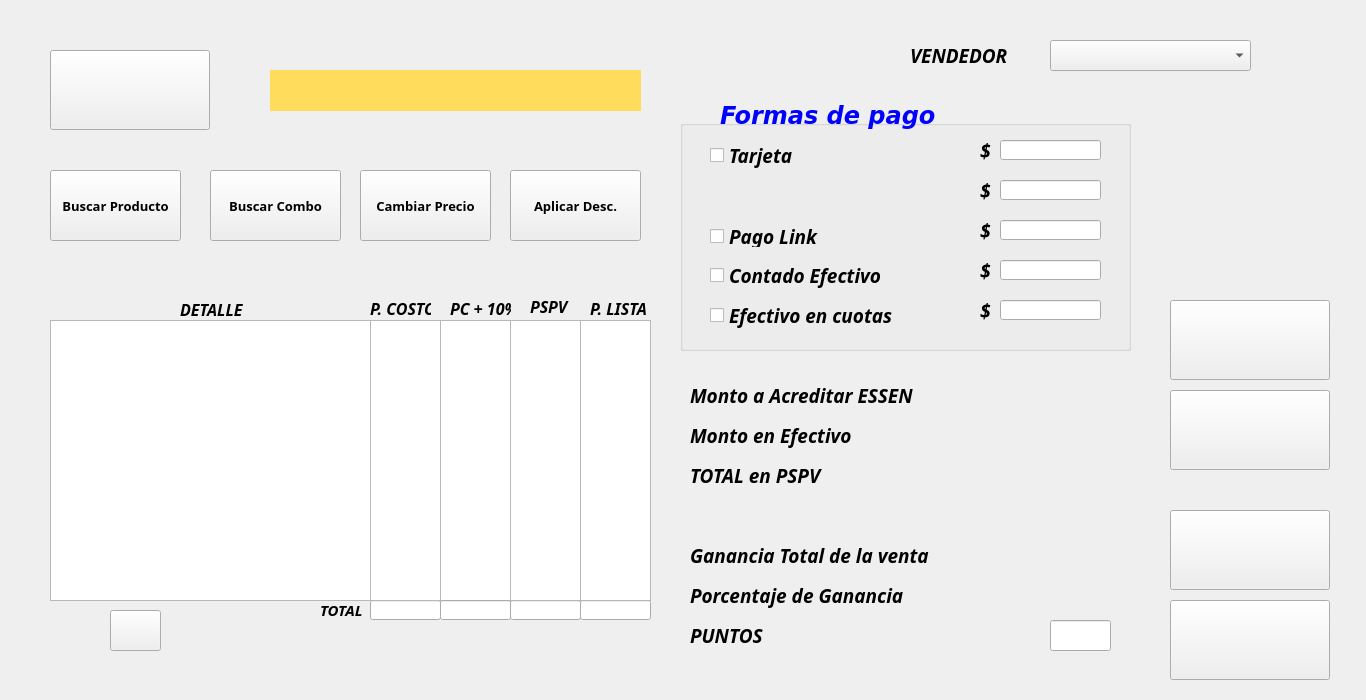
<?xml version="1.0" encoding="UTF-8"?>
<ui version="4.0">
 <class>VentasBD</class>
 <widget class="QDialog" name="VentasBD">
  <property name="geometry">
   <rect>
    <x>0</x>
    <y>0</y>
    <width>1366</width>
    <height>700</height>
   </rect>
  </property>
  <property name="windowTitle">
   <string>Dialog</string>
  </property>
  <widget class="QLabel" name="label_17">
   <property name="geometry">
    <rect>
     <x>980</x>
     <y>370</y>
     <width>141</width>
     <height>31</height>
    </rect>
   </property>
   <property name="font">
    <font>
     <family>Calibri</family>
     <pointsize>12</pointsize>
    </font>
   </property>
   <property name="text">
    <string/>
   </property>
  </widget>
  <widget class="QLabel" name="label">
   <property name="geometry">
    <rect>
     <x>270</x>
     <y>70</y>
     <width>371</width>
     <height>41</height>
    </rect>
   </property>
   <property name="font">
    <font>
     <family>Courier</family>
     <pointsize>16</pointsize>
     <weight>75</weight>
     <italic>true</italic>
     <bold>true</bold>
    </font>
   </property>
   <property name="styleSheet">
    <string notr="true">background-color: rgb(255, 220, 92);</string>
   </property>
   <property name="text">
    <string/>
   </property>
  </widget>
  <widget class="QPushButton" name="push_Bproduc">
   <property name="geometry">
    <rect>
     <x>50</x>
     <y>170</y>
     <width>131</width>
     <height>71</height>
    </rect>
   </property>
   <property name="font">
    <font>
     <family>Arial Black</family>
     <pointsize>10</pointsize>
     <weight>75</weight>
     <bold>true</bold>
    </font>
   </property>
   <property name="text">
    <string>Buscar Producto</string>
   </property>
   <property name="autoDefault">
    <bool>false</bool>
   </property>
  </widget>
  <widget class="QLabel" name="label_15">
   <property name="geometry">
    <rect>
     <x>320</x>
     <y>600</y>
     <width>47</width>
     <height>20</height>
    </rect>
   </property>
   <property name="font">
    <font>
     <family>Candara</family>
     <pointsize>11</pointsize>
     <weight>75</weight>
     <italic>true</italic>
     <bold>true</bold>
    </font>
   </property>
   <property name="text">
    <string>TOTAL</string>
   </property>
  </widget>
  <widget class="QListView" name="listView_2">
   <property name="geometry">
    <rect>
     <x>440</x>
     <y>320</y>
     <width>71</width>
     <height>281</height>
    </rect>
   </property>
   <property name="font">
    <font>
     <family>Calibri</family>
     <pointsize>10</pointsize>
    </font>
   </property>
  </widget>
  <widget class="QLineEdit" name="lineEdit_6">
   <property name="geometry">
    <rect>
     <x>370</x>
     <y>600</y>
     <width>71</width>
     <height>20</height>
    </rect>
   </property>
   <property name="font">
    <font>
     <family>Calibri</family>
     <pointsize>10</pointsize>
     <weight>75</weight>
     <bold>true</bold>
    </font>
   </property>
   <property name="text">
    <string/>
   </property>
   <property name="alignment">
    <set>Qt::AlignCenter</set>
   </property>
  </widget>
  <widget class="QPushButton" name="push_Menu">
   <property name="geometry">
    <rect>
     <x>1170</x>
     <y>600</y>
     <width>160</width>
     <height>80</height>
    </rect>
   </property>
   <property name="font">
    <font>
     <family>Arial Black</family>
     <pointsize>16</pointsize>
     <weight>75</weight>
     <italic>true</italic>
     <bold>true</bold>
    </font>
   </property>
   <property name="text">
    <string/>
   </property>
   <property name="icon">
    <iconset>
     <normalon>MainW/icon/home.png</normalon>
    </iconset>
   </property>
   <property name="iconSize">
    <size>
     <width>60</width>
     <height>60</height>
    </size>
   </property>
   <property name="autoDefault">
    <bool>false</bool>
   </property>
  </widget>
  <widget class="QLineEdit" name="lineEdit_12">
   <property name="geometry">
    <rect>
     <x>1050</x>
     <y>620</y>
     <width>61</width>
     <height>31</height>
    </rect>
   </property>
   <property name="font">
    <font>
     <family>Calibri</family>
     <pointsize>14</pointsize>
     <weight>75</weight>
     <bold>true</bold>
    </font>
   </property>
   <property name="styleSheet">
    <string notr="true"/>
   </property>
   <property name="text">
    <string/>
   </property>
   <property name="alignment">
    <set>Qt::AlignCenter</set>
   </property>
  </widget>
  <widget class="QLabel" name="label_2">
   <property name="geometry">
    <rect>
     <x>910</x>
     <y>40</y>
     <width>121</width>
     <height>31</height>
    </rect>
   </property>
   <property name="font">
    <font>
     <family>Javanese Text</family>
     <pointsize>14</pointsize>
     <weight>75</weight>
     <italic>true</italic>
     <bold>true</bold>
    </font>
   </property>
   <property name="text">
    <string>VENDEDOR</string>
   </property>
  </widget>
  <widget class="QLabel" name="label_12">
   <property name="geometry">
    <rect>
     <x>450</x>
     <y>300</y>
     <width>61</width>
     <height>16</height>
    </rect>
   </property>
   <property name="font">
    <font>
     <family>Candara</family>
     <pointsize>12</pointsize>
     <weight>75</weight>
     <italic>true</italic>
     <bold>true</bold>
    </font>
   </property>
   <property name="text">
    <string>PC + 10%</string>
   </property>
  </widget>
  <widget class="QLabel" name="label_11">
   <property name="geometry">
    <rect>
     <x>370</x>
     <y>300</y>
     <width>61</width>
     <height>16</height>
    </rect>
   </property>
   <property name="font">
    <font>
     <family>Candara</family>
     <pointsize>12</pointsize>
     <weight>75</weight>
     <italic>true</italic>
     <bold>true</bold>
    </font>
   </property>
   <property name="text">
    <string>P. COSTO</string>
   </property>
  </widget>
  <widget class="QLabel" name="label_25">
   <property name="geometry">
    <rect>
     <x>980</x>
     <y>410</y>
     <width>141</width>
     <height>31</height>
    </rect>
   </property>
   <property name="font">
    <font>
     <family>Calibri</family>
     <pointsize>12</pointsize>
    </font>
   </property>
   <property name="text">
    <string/>
   </property>
  </widget>
  <widget class="QComboBox" name="comboBox">
   <property name="geometry">
    <rect>
     <x>1050</x>
     <y>40</y>
     <width>201</width>
     <height>31</height>
    </rect>
   </property>
   <property name="font">
    <font>
     <family>Calibri</family>
     <pointsize>12</pointsize>
    </font>
   </property>
  </widget>
  <widget class="QLineEdit" name="lineEdit_9">
   <property name="geometry">
    <rect>
     <x>580</x>
     <y>600</y>
     <width>71</width>
     <height>20</height>
    </rect>
   </property>
   <property name="font">
    <font>
     <family>Calibri</family>
     <pointsize>10</pointsize>
     <weight>75</weight>
     <bold>true</bold>
    </font>
   </property>
   <property name="text">
    <string/>
   </property>
   <property name="alignment">
    <set>Qt::AlignCenter</set>
   </property>
  </widget>
  <widget class="QPushButton" name="push_Limpiar">
   <property name="geometry">
    <rect>
     <x>1170</x>
     <y>390</y>
     <width>160</width>
     <height>80</height>
    </rect>
   </property>
   <property name="font">
    <font>
     <family>Arial Black</family>
     <pointsize>16</pointsize>
     <weight>75</weight>
     <italic>true</italic>
     <bold>true</bold>
    </font>
   </property>
   <property name="text">
    <string/>
   </property>
   <property name="icon">
    <iconset>
     <normalon>MainW/icon/limpiararchivo2.png</normalon>
    </iconset>
   </property>
   <property name="iconSize">
    <size>
     <width>60</width>
     <height>60</height>
    </size>
   </property>
   <property name="autoDefault">
    <bool>false</bool>
   </property>
  </widget>
  <widget class="QPushButton" name="push_Descuento">
   <property name="geometry">
    <rect>
     <x>510</x>
     <y>170</y>
     <width>131</width>
     <height>71</height>
    </rect>
   </property>
   <property name="font">
    <font>
     <family>Arial Black</family>
     <pointsize>10</pointsize>
     <weight>75</weight>
     <bold>true</bold>
    </font>
   </property>
   <property name="text">
    <string>Aplicar Desc.</string>
   </property>
   <property name="autoDefault">
    <bool>false</bool>
   </property>
  </widget>
  <widget class="QLabel" name="label_27">
   <property name="geometry">
    <rect>
     <x>690</x>
     <y>620</y>
     <width>251</width>
     <height>31</height>
    </rect>
   </property>
   <property name="font">
    <font>
     <family>Javanese Text</family>
     <pointsize>14</pointsize>
     <weight>75</weight>
     <italic>true</italic>
     <bold>true</bold>
    </font>
   </property>
   <property name="text">
    <string>PUNTOS</string>
   </property>
  </widget>
  <widget class="QLabel" name="label_20">
   <property name="geometry">
    <rect>
     <x>980</x>
     <y>580</y>
     <width>141</width>
     <height>31</height>
    </rect>
   </property>
   <property name="font">
    <font>
     <family>Calibri</family>
     <pointsize>12</pointsize>
    </font>
   </property>
   <property name="text">
    <string/>
   </property>
  </widget>
  <widget class="QLabel" name="label_28">
   <property name="geometry">
    <rect>
     <x>980</x>
     <y>460</y>
     <width>141</width>
     <height>31</height>
    </rect>
   </property>
   <property name="font">
    <font>
     <family>Calibri</family>
     <pointsize>12</pointsize>
    </font>
   </property>
   <property name="text">
    <string/>
   </property>
  </widget>
  <widget class="QLabel" name="label_14">
   <property name="geometry">
    <rect>
     <x>590</x>
     <y>300</y>
     <width>61</width>
     <height>16</height>
    </rect>
   </property>
   <property name="font">
    <font>
     <family>Candara</family>
     <pointsize>12</pointsize>
     <weight>75</weight>
     <italic>true</italic>
     <bold>true</bold>
    </font>
   </property>
   <property name="text">
    <string>P. LISTA</string>
   </property>
  </widget>
  <widget class="QPushButton" name="push_Bproduc_2">
   <property name="geometry">
    <rect>
     <x>110</x>
     <y>610</y>
     <width>51</width>
     <height>41</height>
    </rect>
   </property>
   <property name="font">
    <font>
     <family>Arial Black</family>
     <pointsize>10</pointsize>
     <weight>75</weight>
     <bold>true</bold>
    </font>
   </property>
   <property name="text">
    <string/>
   </property>
   <property name="icon">
    <iconset>
     <normaloff>MainW/icon/goma.png</normaloff>MainW/icon/goma.png</iconset>
   </property>
   <property name="iconSize">
    <size>
     <width>40</width>
     <height>40</height>
    </size>
   </property>
   <property name="autoDefault">
    <bool>false</bool>
   </property>
  </widget>
  <widget class="QPushButton" name="push_Cprecio">
   <property name="geometry">
    <rect>
     <x>360</x>
     <y>170</y>
     <width>131</width>
     <height>71</height>
    </rect>
   </property>
   <property name="font">
    <font>
     <family>Arial Black</family>
     <pointsize>10</pointsize>
     <weight>75</weight>
     <bold>true</bold>
    </font>
   </property>
   <property name="text">
    <string>Cambiar Precio</string>
   </property>
   <property name="autoDefault">
    <bool>false</bool>
   </property>
  </widget>
  <widget class="QLabel" name="label_19">
   <property name="geometry">
    <rect>
     <x>690</x>
     <y>540</y>
     <width>251</width>
     <height>31</height>
    </rect>
   </property>
   <property name="font">
    <font>
     <family>Javanese Text</family>
     <pointsize>14</pointsize>
     <weight>75</weight>
     <italic>true</italic>
     <bold>true</bold>
    </font>
   </property>
   <property name="text">
    <string>Ganancia Total de la venta</string>
   </property>
  </widget>
  <widget class="QLabel" name="label_18">
   <property name="geometry">
    <rect>
     <x>980</x>
     <y>540</y>
     <width>141</width>
     <height>31</height>
    </rect>
   </property>
   <property name="font">
    <font>
     <family>Calibri</family>
     <pointsize>12</pointsize>
    </font>
   </property>
   <property name="text">
    <string/>
   </property>
  </widget>
  <widget class="QPushButton" name="push_Buscar">
   <property name="geometry">
    <rect>
     <x>50</x>
     <y>50</y>
     <width>160</width>
     <height>80</height>
    </rect>
   </property>
   <property name="font">
    <font>
     <family>Arial Black</family>
     <pointsize>16</pointsize>
     <weight>75</weight>
     <italic>true</italic>
     <bold>true</bold>
    </font>
   </property>
   <property name="text">
    <string/>
   </property>
   <property name="icon">
    <iconset>
     <normalon>MainW/icon/buscar persona.png</normalon>
    </iconset>
   </property>
   <property name="iconSize">
    <size>
     <width>60</width>
     <height>60</height>
    </size>
   </property>
   <property name="autoDefault">
    <bool>false</bool>
   </property>
  </widget>
  <widget class="QLabel" name="label_22">
   <property name="geometry">
    <rect>
     <x>690</x>
     <y>580</y>
     <width>251</width>
     <height>31</height>
    </rect>
   </property>
   <property name="font">
    <font>
     <family>Javanese Text</family>
     <pointsize>14</pointsize>
     <weight>75</weight>
     <italic>true</italic>
     <bold>true</bold>
    </font>
   </property>
   <property name="text">
    <string>Porcentaje de Ganancia</string>
   </property>
  </widget>
  <widget class="QPushButton" name="push_Registro">
   <property name="geometry">
    <rect>
     <x>1170</x>
     <y>510</y>
     <width>160</width>
     <height>80</height>
    </rect>
   </property>
   <property name="font">
    <font>
     <family>Arial Black</family>
     <pointsize>16</pointsize>
     <weight>75</weight>
     <italic>true</italic>
     <bold>true</bold>
    </font>
   </property>
   <property name="text">
    <string/>
   </property>
   <property name="icon">
    <iconset>
     <normalon>MainW/icon/registros5.png</normalon>
    </iconset>
   </property>
   <property name="iconSize">
    <size>
     <width>60</width>
     <height>60</height>
    </size>
   </property>
   <property name="autoDefault">
    <bool>false</bool>
   </property>
  </widget>
  <widget class="QListView" name="listView_5">
   <property name="geometry">
    <rect>
     <x>580</x>
     <y>320</y>
     <width>71</width>
     <height>281</height>
    </rect>
   </property>
   <property name="font">
    <font>
     <family>Calibri</family>
     <pointsize>10</pointsize>
    </font>
   </property>
  </widget>
  <widget class="QGroupBox" name="groupBox">
   <property name="geometry">
    <rect>
     <x>680</x>
     <y>120</y>
     <width>451</width>
     <height>231</height>
    </rect>
   </property>
   <property name="title">
    <string/>
   </property>
   <widget class="QCheckBox" name="checkBox">
    <property name="geometry">
     <rect>
      <x>30</x>
      <y>20</y>
      <width>91</width>
      <height>31</height>
     </rect>
    </property>
    <property name="font">
     <font>
      <family>Javanese Text</family>
      <pointsize>14</pointsize>
      <weight>75</weight>
      <italic>true</italic>
      <bold>true</bold>
     </font>
    </property>
    <property name="text">
     <string>Tarjeta</string>
    </property>
   </widget>
   <widget class="QCheckBox" name="checkBox_2">
    <property name="geometry">
     <rect>
      <x>30</x>
      <y>106</y>
      <width>181</width>
      <height>21</height>
     </rect>
    </property>
    <property name="font">
     <font>
      <family>Javanese Text</family>
      <pointsize>14</pointsize>
      <weight>75</weight>
      <italic>true</italic>
      <bold>true</bold>
     </font>
    </property>
    <property name="text">
     <string>Pago Link</string>
    </property>
   </widget>
   <widget class="QCheckBox" name="checkBox_3">
    <property name="geometry">
     <rect>
      <x>30</x>
      <y>140</y>
      <width>201</width>
      <height>31</height>
     </rect>
    </property>
    <property name="font">
     <font>
      <family>Javanese Text</family>
      <pointsize>14</pointsize>
      <weight>75</weight>
      <italic>true</italic>
      <bold>true</bold>
     </font>
    </property>
    <property name="text">
     <string>Contado Efectivo</string>
    </property>
   </widget>
   <widget class="QCheckBox" name="checkBox_4">
    <property name="geometry">
     <rect>
      <x>30</x>
      <y>180</y>
      <width>191</width>
      <height>31</height>
     </rect>
    </property>
    <property name="font">
     <font>
      <family>Javanese Text</family>
      <pointsize>14</pointsize>
      <weight>75</weight>
      <italic>true</italic>
      <bold>true</bold>
     </font>
    </property>
    <property name="text">
     <string>Efectivo en cuotas</string>
    </property>
   </widget>
   <widget class="QLineEdit" name="lineEdit">
    <property name="geometry">
     <rect>
      <x>320</x>
      <y>20</y>
      <width>101</width>
      <height>20</height>
     </rect>
    </property>
    <property name="font">
     <font>
      <family>Calibri</family>
      <pointsize>12</pointsize>
     </font>
    </property>
    <property name="alignment">
     <set>Qt::AlignCenter</set>
    </property>
   </widget>
   <widget class="QLineEdit" name="lineEdit_2">
    <property name="geometry">
     <rect>
      <x>320</x>
      <y>100</y>
      <width>101</width>
      <height>20</height>
     </rect>
    </property>
    <property name="font">
     <font>
      <family>Calibri</family>
      <pointsize>12</pointsize>
     </font>
    </property>
    <property name="alignment">
     <set>Qt::AlignCenter</set>
    </property>
   </widget>
   <widget class="QLineEdit" name="lineEdit_3">
    <property name="geometry">
     <rect>
      <x>320</x>
      <y>140</y>
      <width>101</width>
      <height>20</height>
     </rect>
    </property>
    <property name="font">
     <font>
      <family>Calibri</family>
      <pointsize>12</pointsize>
     </font>
    </property>
    <property name="text">
     <string/>
    </property>
    <property name="alignment">
     <set>Qt::AlignCenter</set>
    </property>
   </widget>
   <widget class="QLineEdit" name="lineEdit_4">
    <property name="geometry">
     <rect>
      <x>320</x>
      <y>180</y>
      <width>101</width>
      <height>20</height>
     </rect>
    </property>
    <property name="font">
     <font>
      <family>Calibri</family>
      <pointsize>12</pointsize>
     </font>
    </property>
    <property name="alignment">
     <set>Qt::AlignCenter</set>
    </property>
   </widget>
   <widget class="QLabel" name="label_4">
    <property name="geometry">
     <rect>
      <x>300</x>
      <y>20</y>
      <width>21</width>
      <height>21</height>
     </rect>
    </property>
    <property name="font">
     <font>
      <family>Javanese Text</family>
      <pointsize>14</pointsize>
      <weight>75</weight>
      <italic>true</italic>
      <bold>true</bold>
     </font>
    </property>
    <property name="text">
     <string>$</string>
    </property>
   </widget>
   <widget class="QLabel" name="label_5">
    <property name="geometry">
     <rect>
      <x>300</x>
      <y>60</y>
      <width>21</width>
      <height>21</height>
     </rect>
    </property>
    <property name="font">
     <font>
      <family>Javanese Text</family>
      <pointsize>14</pointsize>
      <weight>75</weight>
      <italic>true</italic>
      <bold>true</bold>
     </font>
    </property>
    <property name="text">
     <string>$</string>
    </property>
   </widget>
   <widget class="QLabel" name="label_6">
    <property name="geometry">
     <rect>
      <x>300</x>
      <y>100</y>
      <width>21</width>
      <height>21</height>
     </rect>
    </property>
    <property name="font">
     <font>
      <family>Javanese Text</family>
      <pointsize>14</pointsize>
      <weight>75</weight>
      <italic>true</italic>
      <bold>true</bold>
     </font>
    </property>
    <property name="text">
     <string>$</string>
    </property>
   </widget>
   <widget class="QLabel" name="label_7">
    <property name="geometry">
     <rect>
      <x>300</x>
      <y>140</y>
      <width>21</width>
      <height>21</height>
     </rect>
    </property>
    <property name="font">
     <font>
      <family>Javanese Text</family>
      <pointsize>14</pointsize>
      <weight>75</weight>
      <italic>true</italic>
      <bold>true</bold>
     </font>
    </property>
    <property name="text">
     <string>$</string>
    </property>
   </widget>
   <widget class="QLabel" name="label_16">
    <property name="geometry">
     <rect>
      <x>300</x>
      <y>180</y>
      <width>21</width>
      <height>21</height>
     </rect>
    </property>
    <property name="font">
     <font>
      <family>Javanese Text</family>
      <pointsize>14</pointsize>
      <weight>75</weight>
      <italic>true</italic>
      <bold>true</bold>
     </font>
    </property>
    <property name="text">
     <string>$</string>
    </property>
   </widget>
   <widget class="QLineEdit" name="lineEdit_15">
    <property name="geometry">
     <rect>
      <x>320</x>
      <y>60</y>
      <width>101</width>
      <height>20</height>
     </rect>
    </property>
    <property name="font">
     <font>
      <family>Calibri</family>
      <pointsize>12</pointsize>
     </font>
    </property>
    <property name="alignment">
     <set>Qt::AlignCenter</set>
    </property>
   </widget>
  </widget>
  <widget class="QLabel" name="label_3">
   <property name="geometry">
    <rect>
     <x>720</x>
     <y>100</y>
     <width>231</width>
     <height>31</height>
    </rect>
   </property>
   <property name="font">
    <font>
     <family>DejaVu Sans</family>
     <pointsize>18</pointsize>
     <weight>75</weight>
     <italic>true</italic>
     <bold>true</bold>
    </font>
   </property>
   <property name="styleSheet">
    <string notr="true">color: rgb(0, 0, 255);</string>
   </property>
   <property name="text">
    <string>Formas de pago</string>
   </property>
  </widget>
  <widget class="QListView" name="listView">
   <property name="geometry">
    <rect>
     <x>50</x>
     <y>320</y>
     <width>321</width>
     <height>281</height>
    </rect>
   </property>
   <property name="font">
    <font>
     <family>Calibri</family>
     <pointsize>10</pointsize>
    </font>
   </property>
  </widget>
  <widget class="QPushButton" name="push_Guardar">
   <property name="geometry">
    <rect>
     <x>1170</x>
     <y>300</y>
     <width>160</width>
     <height>80</height>
    </rect>
   </property>
   <property name="font">
    <font>
     <family>Arial Black</family>
     <pointsize>16</pointsize>
     <weight>75</weight>
     <italic>true</italic>
     <bold>true</bold>
    </font>
   </property>
   <property name="text">
    <string/>
   </property>
   <property name="icon">
    <iconset>
     <normalon>MainW/icon/guardararchivo.png</normalon>
    </iconset>
   </property>
   <property name="iconSize">
    <size>
     <width>60</width>
     <height>60</height>
    </size>
   </property>
   <property name="autoDefault">
    <bool>false</bool>
   </property>
  </widget>
  <widget class="QLabel" name="label_29">
   <property name="geometry">
    <rect>
     <x>690</x>
     <y>460</y>
     <width>251</width>
     <height>31</height>
    </rect>
   </property>
   <property name="font">
    <font>
     <family>Javanese Text</family>
     <pointsize>14</pointsize>
     <weight>75</weight>
     <italic>true</italic>
     <bold>true</bold>
    </font>
   </property>
   <property name="text">
    <string>TOTAL en PSPV</string>
   </property>
  </widget>
  <widget class="QPushButton" name="push_Bcombo">
   <property name="geometry">
    <rect>
     <x>210</x>
     <y>170</y>
     <width>131</width>
     <height>71</height>
    </rect>
   </property>
   <property name="font">
    <font>
     <family>Arial Black</family>
     <pointsize>10</pointsize>
     <weight>75</weight>
     <bold>true</bold>
    </font>
   </property>
   <property name="text">
    <string>Buscar Combo</string>
   </property>
   <property name="autoDefault">
    <bool>false</bool>
   </property>
  </widget>
  <widget class="QLabel" name="label_10">
   <property name="geometry">
    <rect>
     <x>180</x>
     <y>299</y>
     <width>91</width>
     <height>21</height>
    </rect>
   </property>
   <property name="font">
    <font>
     <family>Candara</family>
     <pointsize>12</pointsize>
     <weight>75</weight>
     <italic>true</italic>
     <bold>true</bold>
    </font>
   </property>
   <property name="text">
    <string>DETALLE</string>
   </property>
  </widget>
  <widget class="QLineEdit" name="lineEdit_7">
   <property name="geometry">
    <rect>
     <x>440</x>
     <y>600</y>
     <width>71</width>
     <height>20</height>
    </rect>
   </property>
   <property name="font">
    <font>
     <family>Calibri</family>
     <pointsize>10</pointsize>
     <weight>75</weight>
     <bold>true</bold>
    </font>
   </property>
   <property name="text">
    <string/>
   </property>
   <property name="alignment">
    <set>Qt::AlignCenter</set>
   </property>
  </widget>
  <widget class="QLabel" name="label_26">
   <property name="geometry">
    <rect>
     <x>690</x>
     <y>420</y>
     <width>251</width>
     <height>31</height>
    </rect>
   </property>
   <property name="font">
    <font>
     <family>Javanese Text</family>
     <pointsize>14</pointsize>
     <weight>75</weight>
     <italic>true</italic>
     <bold>true</bold>
    </font>
   </property>
   <property name="text">
    <string>Monto en Efectivo</string>
   </property>
  </widget>
  <widget class="QLabel" name="label_8">
   <property name="geometry">
    <rect>
     <x>690</x>
     <y>380</y>
     <width>251</width>
     <height>31</height>
    </rect>
   </property>
   <property name="font">
    <font>
     <family>Javanese Text</family>
     <pointsize>14</pointsize>
     <weight>75</weight>
     <italic>true</italic>
     <bold>true</bold>
    </font>
   </property>
   <property name="text">
    <string>Monto a Acreditar ESSEN</string>
   </property>
  </widget>
  <widget class="QLineEdit" name="lineEdit_8">
   <property name="geometry">
    <rect>
     <x>510</x>
     <y>600</y>
     <width>71</width>
     <height>20</height>
    </rect>
   </property>
   <property name="font">
    <font>
     <family>Calibri</family>
     <pointsize>10</pointsize>
     <weight>75</weight>
     <bold>true</bold>
    </font>
   </property>
   <property name="text">
    <string/>
   </property>
   <property name="alignment">
    <set>Qt::AlignCenter</set>
   </property>
  </widget>
  <widget class="QLabel" name="label_13">
   <property name="geometry">
    <rect>
     <x>530</x>
     <y>300</y>
     <width>47</width>
     <height>13</height>
    </rect>
   </property>
   <property name="font">
    <font>
     <family>Candara</family>
     <pointsize>12</pointsize>
     <weight>75</weight>
     <italic>true</italic>
     <bold>true</bold>
    </font>
   </property>
   <property name="text">
    <string>PSPV</string>
   </property>
  </widget>
  <widget class="QListView" name="listView_3">
   <property name="geometry">
    <rect>
     <x>370</x>
     <y>320</y>
     <width>71</width>
     <height>281</height>
    </rect>
   </property>
   <property name="font">
    <font>
     <family>Calibri</family>
     <pointsize>10</pointsize>
    </font>
   </property>
  </widget>
  <widget class="QListView" name="listView_4">
   <property name="geometry">
    <rect>
     <x>510</x>
     <y>320</y>
     <width>71</width>
     <height>281</height>
    </rect>
   </property>
   <property name="font">
    <font>
     <family>Calibri</family>
     <pointsize>10</pointsize>
    </font>
   </property>
  </widget>
 </widget>
 <resources/>
 <connections/>
</ui>
